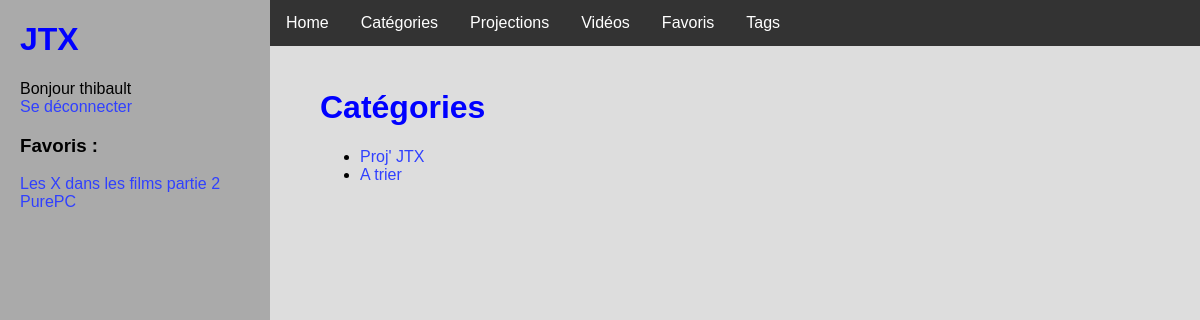
Page /categories/ (signed in) on the earlier database version.
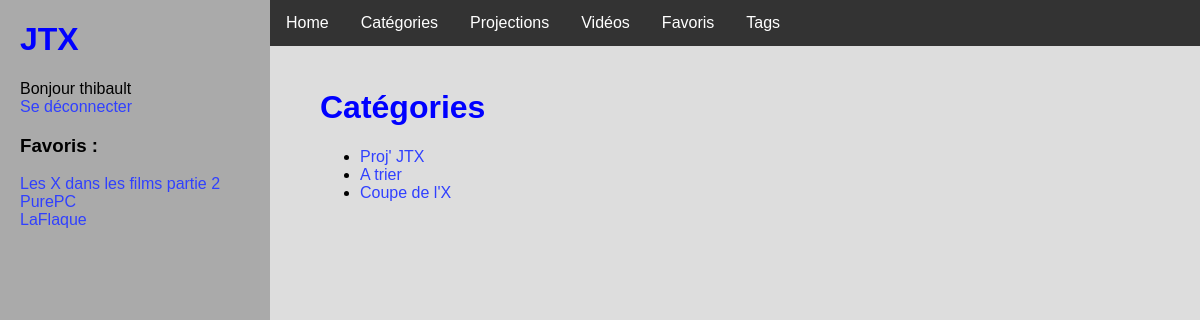
Same page on the later database version.
### videos/models.py (models this page shows, shortened)
class Favorite(models.Model):
    user = models.ForeignKey(User)
    video = models.ForeignKey(Video)
    date = models.DateTimeField(auto_now_add = True)
    class Meta:
        unique_together = (('user', 'video'),)

class Video(models.Model):
    titre = models.CharField(max_length=100)
    date = models.DateField(default=datetime.date.today)
    url = models.CharField(max_length=1000)
    views = models.IntegerField(default=0)
    public = models.BooleanField(default=False)

class Category(models.Model):
    titre = models.CharField(max_length=100)
    public = models.BooleanField(default=False)

### videos/views.py (the view)
# urls.py: url(r'^categories/$', views.categories, name='categories'),
def categories(request):
    categories = Category.objects.filter(public=True).all()
    if (request.user.is_authenticated):
        categories = Category.objects.all()
    context = {
        'categories': categories,
    }
    return render(request, 'categories.html', context)

### videos/templates/categories.html
{% extends 'base.html' %}
{% block body %}
{% if categories %}
<h1>Catégories</h1>
	<ul>
	{% for c in categories %}
    <li><a href="{% url 'category' c.id 1 %}">{{ c.titre }}</a></li>
	{% endfor %}
	</ul>
{% else %}
    <p>Errors.</p>
{% endif %}
{% endblock %}

### videos/templates/base.html (shortened to what this page needs)
{% load static %}
<!DOCTYPE html>
<html>
<head>
  <link rel="stylesheet" href="{% static 'style.css' %}"/>
</head>
<body>
<div id="lateral_bar">
    <h1> JTX </h1>
    {% if request.user.is_authenticated %}
        Bonjour {{ request.user.username }}
        <br/>
        <a href="/logout/">Se déconnecter</a>
        <br/>
        <h3>Favoris :</h3>
        {% for f in request.user.favorite_set.all %}
        <a href="{% url 'video' f.video.id %}">{{ f.video.titre }}</a>
        <br/>
        {% endfor %}
    {% else %}
        <a href="/login/">Se connecter</a>
    {% endif %}
</div>
<div id="central">
	<div id="navigation_bar">"
    <ul>
        <li><a href="/">Home</a></li>
        <li><a href="{% url 'categories' %}">Catégories</a></li>
        <li><a href="{% url 'projs' 1 %}">Projections</a></li>
        <li><a href="{% url 'videos' 1 %}">Vidéos</a></li>
        {% if request.user.is_authenticated %}
            <li><a href="{% url 'favorites' 1 %}">Favoris</a></li>
        {% endif %}
        <li><a href="{% url 'tags' %}">Tags</a></li>
    </ul>
	</div>
	<div id="body">
    {% block body %}
    {% endblock %}
	</div>
</div>
</body>
</html>

Differences in the rows shown:
added Favorite: video.titre "LaFlaque"
added Category: titre "Coupe de l'X"
